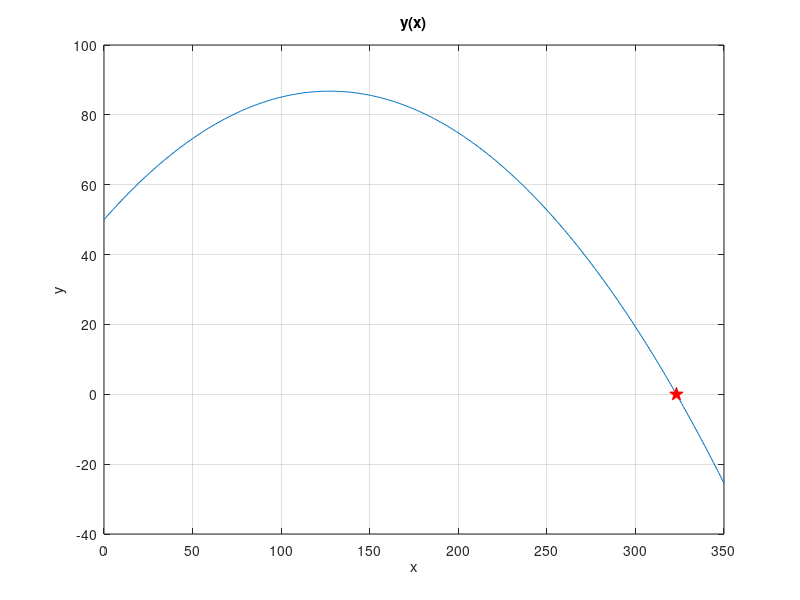
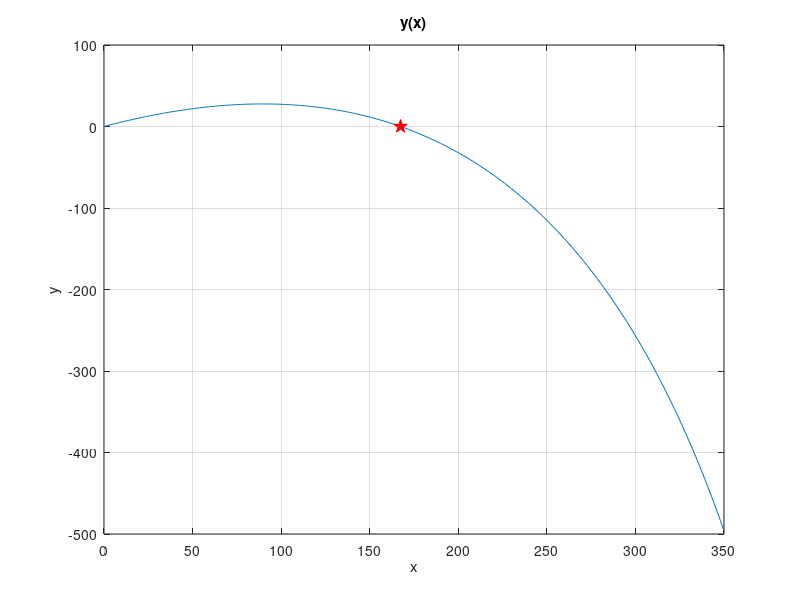

These figures' MATLAB source, in order: (Note: this script raises an error after producing the figures.)
%% 1.1
clear all; close all;
m=5; v0=50; alpha=30; h=50; g=9.81;
alpha = alpha/180*pi;
x = 0 : 1 : 350;
y = h + tan(alpha)*x - g / (2*v0^2*cos(alpha)) * x.^2;
figure; plot(x,y); xlabel('x'); ylabel('y'); title('y(x)'); grid;
hold on;
zasieg = fzero(@(x) h + tan(alpha) * x - g / (2 * v0^2 * cos(alpha)) * x.^2, [0, 350]),
plot(zasieg, 0, 'rp', 'MarkerSize', 10, 'MarkerFaceColor', 'r'); % funkcja fzero bierze y=0 wstawia i oblicza x
                                                                 % plottowanie punktu y=0         

                                                                 

%% 1.2 z oporem powietrza dla kuli armatniej 
clear all; close all;
m=5; v0=50; alpha=30; h=50; g=9.81; 
C=0.47; % wspolczynnik powietrza\
p=1.225;% gestosc popwietrza
r= 0.1;% zalozone 10cm promien kuli ( wzor wzuety z internetu)(wartosci powietrza tez)
A= pi * r ^2;
b = @(v) 1/2 * C * p * A* v;% b zmienic na wspolczynnik oporu powietrza
alpha = alpha/180*pi;
x = 0 : 1 : 350;
y = (tan(alpha) + m * g ./ (b(v0) * v0 * cos(alpha))) .* x + g * (m^2) ./ (b(v0)^2) .* log(1 - x .* b(v0) ./ (m * v0 * cos(alpha)));
figure; plot(x,y); xlabel('x'); ylabel('y'); title('y(x)'); grid;
hold on;
zasieg = fzero(@(x) (tan(alpha) + m * g ./ (b(v0) * v0 * cos(alpha))) .* x +g * (m^2) ./ (b(v0)^2) .* log(1 - x .* b(v0) ./ (m * v0 * cos(alpha))), [10, 350]),
plot(zasieg, 0, 'rp', 'MarkerSize', 10, 'MarkerFaceColor', 'r'); % funkcja fzero bierze y=0 wstawia i oblicza x
                                                                 % plottowanie punktu y=0         
%% 2

clear all; close all;
it = 15;
a = pi - pi/5; b = pi + pi/5; 
f = @(x) sin(x); 
fp = @(x) cos(x); 


cb = nonlinsolvers(f, fp, a, b, 'bisection', it);
tolerance = pi * 0.00001; % Dokładność 0.001%
diff = abs(cb - pi);
iter_needed = find(diff < tolerance, 1);

% Wyświetlenie wyników
fprintf('Potrzebne iteracje: %d\n', iter_needed);
disp('Końcowe oszacowania:');
disp(cb(1:iter_needed));

%% 2.12

clear all; close all;
it = 10;
a_par = -1; b_par = 1; c_par = 0; % dla  45 a = -1 b=3 c=-2 (x0 = 1)
                                  % dla  5  a = -1 b =2.087 c =-1.087
                                  % dla  80 a = -1 b =7.67 c=-6.67
f = @(x) a_par*x.^2 + b_par*x + c_par;%% funckja
fp = @(x) 2*a_par*x + b_par;% pochodna funckji

cb = nonlinsolvers(f, fp, -2, 2, 'bisection', it);

disp('Końcowe oszacowania dla paraboli:');
disp(cb);

%% 2.21
it = 12;
a = pi-pi/5; b=pi+pi/5; 
f = @(x) sin(x); % funkcja
fp = @(x) cos(x); % pochodna funkcji
x = 0 : 0.01 : 2*pi;
plot( x, f(x), 'b-', x, fp(x),'r-'); grid; xlabel('x'); title('f(x), fp(x)');
legend('Funkcja','Jej pochodna'); pause
cb = nonlinsolvers( f, fp, a, b, 'bisection', it );
cr = nonlinsolvers( f, fp, a, b, 'regula-falsi', it);
cn = nonlinsolvers( f, fp, a, b, 'newton-raphson', it);
plot( 1:it,cb,'o-', 1:it,cr,'*', 1:it,cn,'^-'); xlabel('iter'); title('c(iter)')
grid on, legend('Bisection','Regula-Falsi','Newton-Raphson');


%% 3.1
% Test dla metody regula-falsi i funkcji sinus
clear all; close all;
it = 10; 
a = pi - pi/5; b = pi + pi/5; % Zakres początkowy
f = @(x) sin(x); % Funkcja
fp = @(x) cos(x); % Pochodna funkcji


cr = nonlinsolvers(f, fp, a, b, 'regula-falsi', it);

tolerance = pi * 0.00001; % Dokładność 0.001%(tolerancja bledu)
diff = abs(cr - pi);
iter_needed = find(diff < tolerance, 1);
fprintf('Regula-falsi: Potrzebne iteracje: %d\n', iter_needed);
disp('Końcowe oszacowania:');
disp(cr(1:iter_needed));
%% Test dla paraboli i metody regula-falsi
clear all; close all;
it = 50;
a = -2; b = 2;
a_par = -1; b_par = 3; c_par = -2; % dla  45 a = -1 b=3 c=-2 (x0 = 1)
                                   % dla  5  a = -1 b =2.087 c =-1.087
                                   % dla  80 a = -1 b =7.67 c=-6.67
f = @(x) a_par*x.^2 + b_par*x + c_par;
fp = @(x) 2*a_par*x + b_par;

% Test metody regula-falsi
cr = nonlinsolvers(f, fp, a, b, 'regula-falsi', it);

% Wyświetlenie wyników
disp('Końcowe oszacowania dla paraboli:');
disp(cr);

%% 9.5

% Test dla metody newton-raphson i funkcji sinus
clear all; close all;
it = 10; 
a = pi - pi/5; b = pi + pi/5; % Zakres początkowy
f = @(x) sin(x); % Funkcja
fp = @(x) cos(x); % Pochodna funkcji


cr = nonlinsolvers(f, fp, a, b, 'newton-raphson', it);

tolerance = pi * 0.00001; % Dokładność 0.001%(tolerancja bledu)
diff = abs(cr - pi);
iter_needed = find(diff < tolerance, 1);
fprintf('metoda newton-raphson: Potrzebne iteracje: %d\n', iter_needed);
disp('Końcowe oszacowania:');
disp(cr(1:iter_needed));

%% 9.5.2
% Test dla paraboli i metody newton-raphson
clear all; close all;
it = 50;
a = -2; b = 2;
a_par = -1; b_par = 3; c_par = -2; % dla  45 a = -1 b=3 c=-2 (x0 = 1)
                                   % dla  5  a = -1 b =2.087 c =-1.087
                                   % dla  80 a = -1 b =7.67 c=-6.67
f = @(x) a_par*x.^2 + b_par*x + c_par;
fp = @(x) 2*a_par*x + b_par;

% Test metody newtona - raphsona
cr = nonlinsolvers(f, fp, a, b, 'newton-raphson', it);

% Wyświetlenie wyników
disp('Końcowe oszacowania dla paraboli:');
disp(cr);


%% 9.6
% equnonlin_newtonraphson.m
clear all; close all; format long;
A = 2;
f = @(x) (x - A)^(1+x); % wzor funkcji
fp = @(x) 2*x; % wzor jej pochodnej
x(1) = 10 ;
x(2) = 9;
K=10;
% punkty startowe (estymata poczatkowa), liczba iteracji
for k = 3 : K
    x(k)=x(k-1) - f(x(k-1)) / fp(x(k-1)); % z wzorem pochodnej
    % x(k)=x(k-1) - f(x(k-1))/((f(x(k-1))-f(x(k-2)))/(x(k-1)-x(k-2))); % z estym. pochodnej
end
blad = sqrt(A) - x(K),
plot(1:K, x,'b.-', 1:K, sqrt(A)*ones(1,K),'r-'); grid; title('x(k)'); pause

